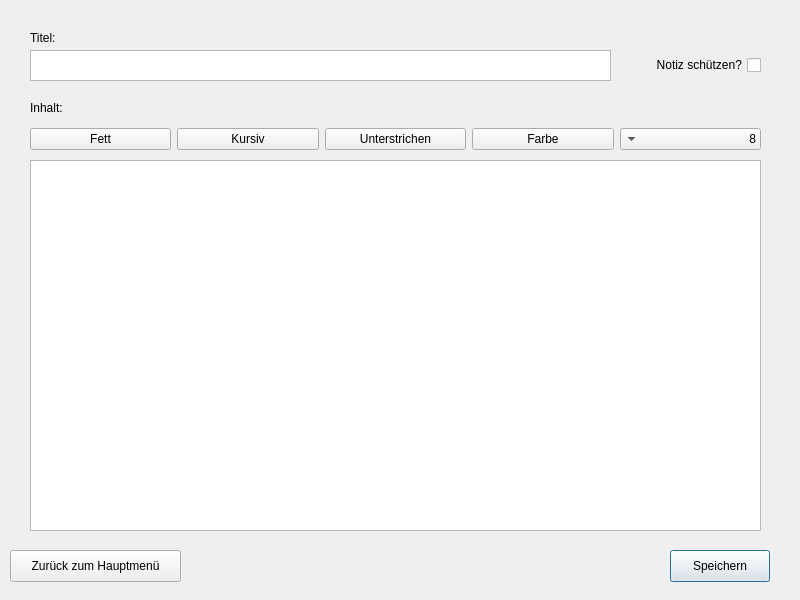
<?xml version="1.0" encoding="UTF-8"?>
<ui version="4.0">
 <class>detaileditnote</class>
 <widget class="QDialog" name="detaileditnote">
  <property name="geometry">
   <rect>
    <x>0</x>
    <y>0</y>
    <width>800</width>
    <height>600</height>
   </rect>
  </property>
  <property name="windowTitle">
   <string>Detail Edit Note</string>
  </property>
  <property name="layoutDirection">
   <enum>Qt::LayoutDirection::RightToLeft</enum>
  </property>
  <widget class="QTextEdit" name="title_textEdit_detaileditnote">
   <property name="geometry">
    <rect>
     <x>30</x>
     <y>50</y>
     <width>581</width>
     <height>31</height>
    </rect>
   </property>
  </widget>
  <widget class="QTextEdit" name="content_textEdit_detaileditnote">
   <property name="geometry">
    <rect>
     <x>30</x>
     <y>160</y>
     <width>731</width>
     <height>371</height>
    </rect>
   </property>
  </widget>
  <widget class="QPushButton" name="saveButton_detaileditnote">
   <property name="geometry">
    <rect>
     <x>670</x>
     <y>550</y>
     <width>100</width>
     <height>32</height>
    </rect>
   </property>
   <property name="text">
    <string>Speichern</string>
   </property>
  </widget>
  <widget class="QPushButton" name="backButton_detaileditnote">
   <property name="geometry">
    <rect>
     <x>10</x>
     <y>550</y>
     <width>171</width>
     <height>32</height>
    </rect>
   </property>
   <property name="text">
    <string>Zurück zum Hauptmenü</string>
   </property>
  </widget>
  <widget class="QLabel" name="label_t_detaileditnote">
   <property name="geometry">
    <rect>
     <x>30</x>
     <y>30</y>
     <width>58</width>
     <height>16</height>
    </rect>
   </property>
   <property name="text">
    <string>Titel:</string>
   </property>
  </widget>
  <widget class="QLabel" name="label_c_detaileditnote">
   <property name="geometry">
    <rect>
     <x>30</x>
     <y>100</y>
     <width>58</width>
     <height>16</height>
    </rect>
   </property>
   <property name="text">
    <string>Inhalt:</string>
   </property>
  </widget>
  <widget class="QWidget" name="horizontalLayoutWidget">
   <property name="geometry">
    <rect>
     <x>30</x>
     <y>120</y>
     <width>731</width>
     <height>38</height>
    </rect>
   </property>
   <layout class="QHBoxLayout" name="formatting_detaileditnote">
    <item>
     <widget class="QComboBox" name="fontSizeComboBox_detaileditnote">
      <item>
       <property name="text">
        <string>8</string>
       </property>
      </item>
      <item>
       <property name="text">
        <string>10</string>
       </property>
      </item>
      <item>
       <property name="text">
        <string>12</string>
       </property>
      </item>
      <item>
       <property name="text">
        <string>14</string>
       </property>
      </item>
      <item>
       <property name="text">
        <string>16</string>
       </property>
      </item>
      <item>
       <property name="text">
        <string>18</string>
       </property>
      </item>
      <item>
       <property name="text">
        <string>20</string>
       </property>
      </item>
     </widget>
    </item>
    <item>
     <widget class="QPushButton" name="colorButton_detaileditnote">
      <property name="text">
       <string>Farbe</string>
      </property>
     </widget>
    </item>
    <item>
     <widget class="QPushButton" name="underlineButton_detaileditnote">
      <property name="text">
       <string>Unterstrichen</string>
      </property>
     </widget>
    </item>
    <item>
     <widget class="QPushButton" name="italicButton_detaileditnote">
      <property name="text">
       <string>Kursiv</string>
      </property>
     </widget>
    </item>
    <item>
     <widget class="QPushButton" name="boldButton_detaileditnote">
      <property name="text">
       <string>Fett</string>
      </property>
     </widget>
    </item>
   </layout>
  </widget>
  <widget class="QCheckBox" name="passwordProtectionCheckBox_detaileditnote">
   <property name="geometry">
    <rect>
     <x>590</x>
     <y>50</y>
     <width>171</width>
     <height>30</height>
    </rect>
   </property>
   <property name="text">
    <string>Notiz schützen?</string>
   </property>
  </widget>
 </widget>
 <resources/>
<connections>
  <connection>
   <sender>saveButton_detaileditnote</sender>
   <signal>clicked()</signal>
   <receiver>detaileditnote</receiver>
   <slot>on_saveButton_detaileditnote_clicked()</slot>
  </connection>
  <connection>
   <sender>backButton_detaileditnote</sender>
   <signal>clicked()</signal>
   <receiver>detaileditnote</receiver>
   <slot>on_backButton_detaileditnote_clicked()</slot>
  </connection>
</connections>
</ui>
